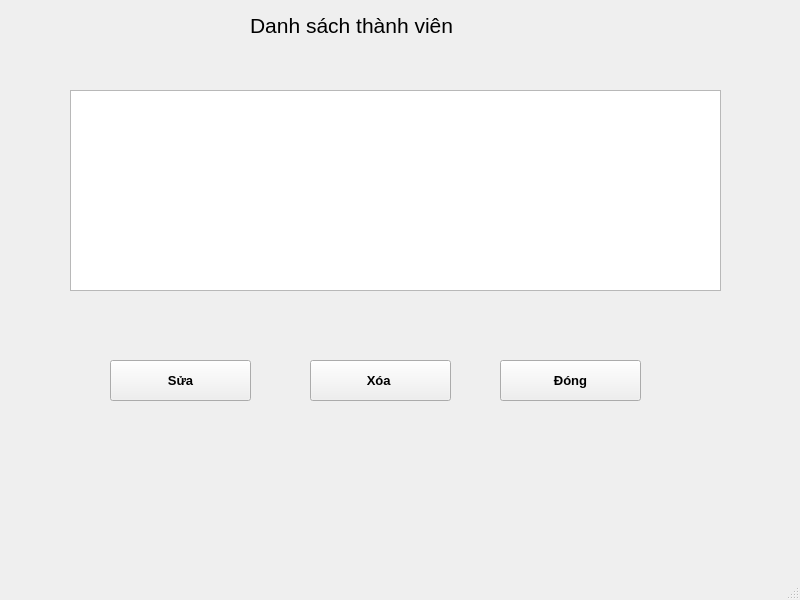
<?xml version="1.0" encoding="UTF-8"?>
<ui version="4.0">
 <class>MainWindow</class>
 <widget class="QMainWindow" name="MainWindow">
  <property name="geometry">
   <rect>
    <x>0</x>
    <y>0</y>
    <width>800</width>
    <height>600</height>
   </rect>
  </property>
  <property name="windowTitle">
   <string>MainWindow</string>
  </property>
  <widget class="QWidget" name="centralwidget">
   <widget class="QLabel" name="label">
    <property name="geometry">
     <rect>
      <x>250</x>
      <y>0</y>
      <width>341</width>
      <height>51</height>
     </rect>
    </property>
    <property name="font">
     <font>
      <pointsize>16</pointsize>
     </font>
    </property>
    <property name="text">
     <string>Danh sách thành viên</string>
    </property>
   </widget>
   <widget class="QTableWidget" name="tableThanhVien">
    <property name="geometry">
     <rect>
      <x>70</x>
      <y>90</y>
      <width>651</width>
      <height>201</height>
     </rect>
    </property>
   </widget>
   <widget class="QPushButton" name="btnXoa">
    <property name="geometry">
     <rect>
      <x>110</x>
      <y>360</y>
      <width>141</width>
      <height>41</height>
     </rect>
    </property>
    <property name="font">
     <font>
      <pointsize>10</pointsize>
      <weight>75</weight>
      <italic>false</italic>
      <bold>true</bold>
     </font>
    </property>
    <property name="text">
     <string>Sửa</string>
    </property>
   </widget>
   <widget class="QPushButton" name="btnSua">
    <property name="geometry">
     <rect>
      <x>310</x>
      <y>360</y>
      <width>141</width>
      <height>41</height>
     </rect>
    </property>
    <property name="font">
     <font>
      <pointsize>10</pointsize>
      <weight>75</weight>
      <italic>false</italic>
      <bold>true</bold>
     </font>
    </property>
    <property name="text">
     <string>Xóa </string>
    </property>
   </widget>
   <widget class="QPushButton" name="btnDong">
    <property name="geometry">
     <rect>
      <x>500</x>
      <y>360</y>
      <width>141</width>
      <height>41</height>
     </rect>
    </property>
    <property name="font">
     <font>
      <pointsize>10</pointsize>
      <weight>75</weight>
      <italic>false</italic>
      <bold>true</bold>
     </font>
    </property>
    <property name="text">
     <string>Đóng</string>
    </property>
   </widget>
  </widget>
  <widget class="QMenuBar" name="menubar">
   <property name="geometry">
    <rect>
     <x>0</x>
     <y>0</y>
     <width>800</width>
     <height>26</height>
    </rect>
   </property>
  </widget>
  <widget class="QStatusBar" name="statusbar"/>
 </widget>
 <resources/>
 <connections/>
</ui>
